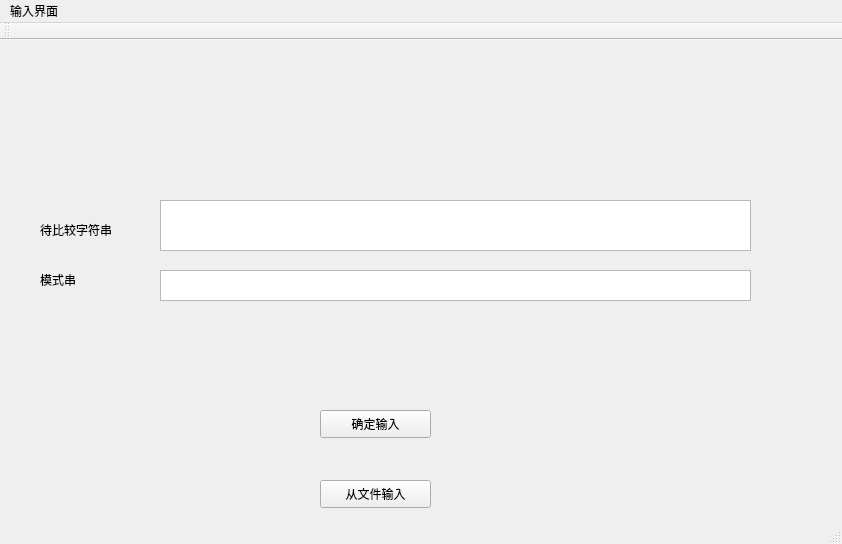
<?xml version="1.0" encoding="UTF-8"?>
<ui version="4.0">
 <class>MainWindow</class>
 <widget class="QMainWindow" name="MainWindow">
  <property name="geometry">
   <rect>
    <x>0</x>
    <y>0</y>
    <width>842</width>
    <height>544</height>
   </rect>
  </property>
  <property name="windowTitle">
   <string>MainWindow</string>
  </property>
  <widget class="QWidget" name="centralWidget">
   <widget class="QPushButton" name="ButtonFile">
    <property name="geometry">
     <rect>
      <x>320</x>
      <y>440</y>
      <width>111</width>
      <height>28</height>
     </rect>
    </property>
    <property name="text">
     <string>从文件输入</string>
    </property>
   </widget>
   <widget class="QPushButton" name="ButtonEdit">
    <property name="geometry">
     <rect>
      <x>320</x>
      <y>370</y>
      <width>111</width>
      <height>28</height>
     </rect>
    </property>
    <property name="text">
     <string>确定输入</string>
    </property>
   </widget>
   <widget class="QTextEdit" name="StringEdit">
    <property name="geometry">
     <rect>
      <x>160</x>
      <y>160</y>
      <width>591</width>
      <height>51</height>
     </rect>
    </property>
   </widget>
   <widget class="QLabel" name="label">
    <property name="geometry">
     <rect>
      <x>100</x>
      <y>60</y>
      <width>541</width>
      <height>41</height>
     </rect>
    </property>
    <property name="text">
     <string/>
    </property>
   </widget>
   <widget class="QLabel" name="label_2">
    <property name="geometry">
     <rect>
      <x>110</x>
      <y>110</y>
      <width>541</width>
      <height>41</height>
     </rect>
    </property>
    <property name="text">
     <string/>
    </property>
   </widget>
   <widget class="QTextEdit" name="ModelEdit">
    <property name="geometry">
     <rect>
      <x>160</x>
      <y>230</y>
      <width>591</width>
      <height>31</height>
     </rect>
    </property>
   </widget>
   <widget class="QLabel" name="label_3">
    <property name="geometry">
     <rect>
      <x>40</x>
      <y>180</y>
      <width>91</width>
      <height>20</height>
     </rect>
    </property>
    <property name="text">
     <string>待比较字符串</string>
    </property>
   </widget>
   <widget class="QLabel" name="label_4">
    <property name="geometry">
     <rect>
      <x>40</x>
      <y>230</y>
      <width>91</width>
      <height>20</height>
     </rect>
    </property>
    <property name="text">
     <string>模式串</string>
    </property>
   </widget>
  </widget>
  <widget class="QMenuBar" name="menuBar">
   <property name="geometry">
    <rect>
     <x>0</x>
     <y>0</y>
     <width>842</width>
     <height>26</height>
    </rect>
   </property>
   <widget class="QMenu" name="menu">
    <property name="title">
     <string>输入界面</string>
    </property>
   </widget>
   <addaction name="menu"/>
  </widget>
  <widget class="QToolBar" name="mainToolBar">
   <attribute name="toolBarArea">
    <enum>TopToolBarArea</enum>
   </attribute>
   <attribute name="toolBarBreak">
    <bool>false</bool>
   </attribute>
  </widget>
  <widget class="QStatusBar" name="statusBar"/>
 </widget>
 <layoutdefault spacing="6" margin="11"/>
 <resources/>
 <connections/>
</ui>
